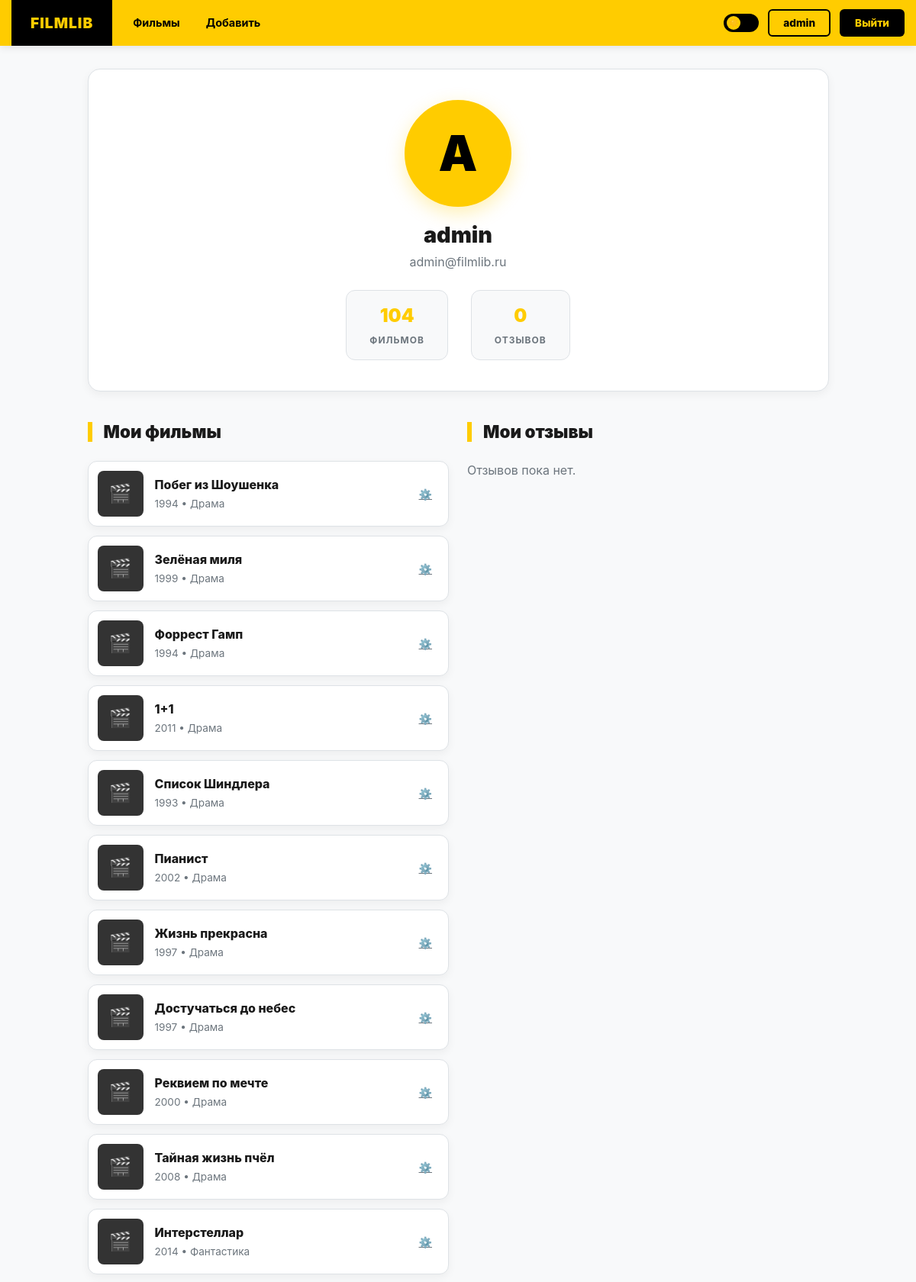
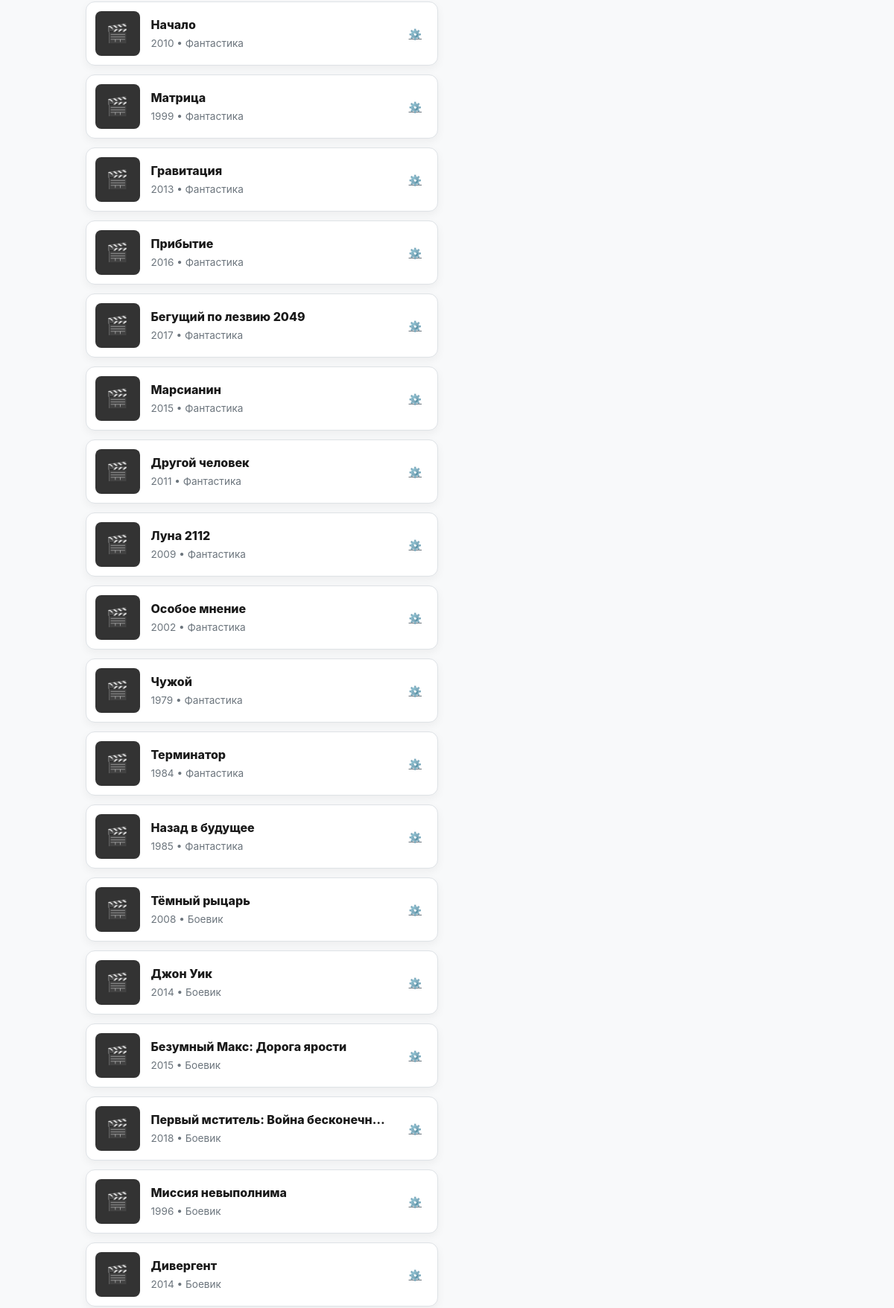
Screenshot of /profile (signed in, upper part) with the database file from the repository (2 pictures, top to bottom).
### models/user.py (models this page shows, shortened)
class User(UserMixin, db.Model):
    __tablename__ = 'users'
    id = db.Column(db.Integer, primary_key=True)
    username = db.Column(db.String(64), unique=True, nullable=False, index=True)
    email = db.Column(db.String(120), unique=True, nullable=False, index=True)
    password_hash = db.Column(db.String(256), nullable=False, default='')
    is_admin = db.Column(db.Boolean, default=False)
    avatar = db.Column(db.String(256), nullable=True)
    created_at = db.Column(db.DateTime, default=datetime.utcnow)
    films = db.relationship('Film', backref='author', lazy='dynamic',
                            cascade='all, delete-orphan')
    reviews = db.relationship('Review', backref='author', lazy='dynamic',
                              cascade='all, delete-orphan')

### models/film.py (models this page shows, shortened)
class Film(db.Model):
    __tablename__ = 'films'
    id = db.Column(db.Integer, primary_key=True)
    title = db.Column(db.String(200), nullable=False, index=True)
    year = db.Column(db.Integer, nullable=False)
    director = db.Column(db.String(150), default='')
    description = db.Column(db.Text, default='')
    poster = db.Column(db.String(256), default='default_poster.jpg')
    genre_id = db.Column(db.Integer, db.ForeignKey('genres.id'), nullable=True)
    user_id = db.Column(db.Integer, db.ForeignKey('users.id'), nullable=False)
    created_at = db.Column(db.DateTime, default=datetime.utcnow)
    reviews = db.relationship('Review', backref='film', lazy='dynamic',
                              cascade='all, delete-orphan')

class Genre(db.Model):
    __tablename__ = 'genres'
    id = db.Column(db.Integer, primary_key=True)
    name = db.Column(db.String(64), unique=True, nullable=False)
    films = db.relationship('Film', backref='genre', lazy='dynamic')

### app.py (the view)
@app.route('/profile')
@login_required
def profile():
    films = Film.query.filter_by(user_id=current_user.id).order_by(Film.created_at.desc()).all()
    reviews = Review.query.filter_by(user_id=current_user.id).order_by(Review.created_at.desc()).all()
    return render_template('profile.html', films=films, reviews=reviews)

### app.py (called while the page is built)
@login_manager.user_loader
def load_user(user_id):
    return User.query.get(int(user_id))

### templates/profile.html (shortened to what this page needs)
{% extends "base.html" %}
{% block content %}
<div class="row justify-content-center">
    <div class="col-lg-10">
        <div class="profile-header">
            <form action="{{ url_for('upload_avatar') }}" method="post" enctype="multipart/form-data" id="avatarForm">
                <div class="avatar-wrapper" onclick="document.getElementById('avatarInput').click();">
                    <div class="avatar-circle">
                        {% if current_user.avatar %}
                            <img src="{{ url_for('static', filename='uploads/' + current_user.avatar) }}" alt="Avatar">
                        {% else %}
                            {{ current_user.username[0].upper() }}
                        {% endif %}
                    </div>
                </div>
            </form>
            <h1 class="user-name">{{ current_user.username }}</h1>
            <p class="user-email">{{ current_user.email }}</p>
            <div class="stats-container">
                <div class="stat-card">
                    <span class="stat-val">{{ films|length }}</span>
                    <span class="stat-label">Фильмов</span>
                </div>
                <div class="stat-card">
                    <span class="stat-val">{{ reviews|length }}</span>
                    <span class="stat-label">Отзывов</span>
                </div>
            </div>
        </div>
        <div class="row">
            <div class="col-md-6">
                <h2 class="section-title">Мои фильмы</h2>
                {% if films %}
                    {% for film in films %}
                    <div class="mini-card">
                        {% if film.poster and film.poster != 'default_poster.jpg' %}
                            <img src="{{ url_for('static', filename='uploads/' + film.poster) }}" class="mini-img">
                        {% else %}
                            <div class="mini-img d-flex align-items-center justify-content-center" style="font-size: 1.5rem;">🎬</div>
                        {% endif %}
                        <div class="mini-info">
                            <a href="{{ url_for('film_detail', film_id=film.id) }}" class="mini-title text-truncate">{{ film.title }}</a>
                            <span class="mini-meta">{{ film.year }} • {{ film.genre.name if film.genre else 'Кино' }}</span>
                        </div>
                        <a href="{{ url_for('edit_film', film_id=film.id) }}" class="btn btn-sm btn-link text-muted">⚙️</a>
                    </div>
                    {% endfor %}
                {% else %}
                    <p class="text-muted">Вы ещё не добавили фильмов. <a href="{{ url_for('add_film') }}">Добавить сейчас?</a></p>
                {% endif %}
            </div>
            <div class="col-md-6">
                <h2 class="section-title">Мои отзывы</h2>
                {% if reviews %}
                    {% for review in reviews %}
                    <div class="review-item">
                        <div class="d-flex justify-content-between align-items-center">
                            <a href="{{ url_for('film_detail', film_id=review.film_id) }}" class="mini-title">{{ review.film.title }}</a>
                            <span class="score-badge">★ {{ review.rating }}</span>
                        </div>
                        <p class="review-text">{{ review.text }}</p>
                        <div class="review-date">{{ review.created_at.strftime('%d.%m.%Y') }}</div>
                    </div>
                    {% endfor %}
                {% else %}
                    <p class="text-muted">Отзывов пока нет.</p>
                {% endif %}
            </div>
        </div>
    </div>
</div>
{% endblock %}

### templates/base.html (shortened to what this page needs)
<!DOCTYPE html>
<html lang="ru">
<head>
    <link rel="stylesheet" href="{{ url_for('static', filename='css/bootstrap.min.css') }}">
</head>
<body>
<nav class="navbar-custom">
    <div class="navbar-container">
        <a href="{{ url_for('index') }}" class="brand-logo">FilmLib</a>
        <div class="nav-menu">
            <a href="{{ url_for('index') }}">Фильмы</a>
            {% if current_user.is_authenticated %}
            <a href="{{ url_for('add_film') }}">Добавить</a>
            {% endif %}
        </div>
        <div class="nav-auth">
            <div class="theme-switch" id="themeToggle">
                <div class="theme-switch-dot"></div>
            </div>
            {% if current_user.is_authenticated %}
                <a href="{{ url_for('profile') }}" class="btn-outline-black">{{ current_user.username }}</a>
                <a href="{{ url_for('logout') }}" class="btn-black">Выйти</a>
            {% else %}
                <a href="{{ url_for('login') }}" class="btn-outline-black">Войти</a>
                <a href="{{ url_for('register') }}" class="btn-black">Регистрация</a>
            {% endif %}
        </div>
    </div>
</nav>
<main class="main-content">
    <div class="container-custom">
        {% block content %}{% endblock %}
    </div>
</main>
</body>
</html>

### templates/base.html (style rules this page uses)
:root { --bg-body: #f8f9fa; --bg-card: #ffffff; --bg-nav: #ffcc00; --text-main: #1a1a1a; --text-muted: #6c757d; --border-color: #dee2e6; --accent-color: #ffcc00; --nav-btn-text: #000000; --shadow: 0 4px 12px rgba(0,0,0,0.05); --link-color: #0d6efd; --input-bg: #ffffff; --input-text: #1a1a1a; }
body { background: var(--bg-body); color: var(--text-main); font-family: 'Inter', -apple-system, system-ui, sans-serif; transition: background 0.3s, color 0.3s; margin: 0; min-height: 100vh; display: flex; flex-direction: column; }
a { color: var(--link-color); text-decoration: none; transition: 0.2s; }
.navbar-custom { background: var(--bg-nav); padding: 0; box-shadow: 0 2px 10px rgba(0,0,0,0.1); position: sticky; top: 0; z-index: 1000; }
.navbar-container { max-width: 1200px; margin: 0 auto; display: flex; align-items: center; height: 60px; padding: 0 15px; }
.brand-logo { background: #000; color: #ffcc00 !important; font-weight: 900; font-size: 1.2rem; letter-spacing: 1px; height: 100%; display: flex; align-items: center; padding: 0 25px; text-transform: uppercase; }
.nav-menu { display: flex; gap: 10px; margin-left: 15px; }
.nav-menu a { color: #000; font-weight: 700; font-size: 0.9rem; padding: 8px 12px; border-radius: 6px; }
.nav-auth { margin-left: auto; display: flex; align-items: center; gap: 12px; }
h1, h2, h3, h4, h5, h6, p, span, div, label, input, textarea, select { color: var(--text-main); }
.text-muted { color: var(--text-muted) !important; }
.theme-switch { width: 46px; height: 24px; background: #000; border-radius: 20px; position: relative; cursor: pointer; transition: 0.3s; display: flex; align-items: center; padding: 0 4px; }
.theme-switch-dot { width: 18px; height: 18px; background: #ffcc00; border-radius: 50%; position: absolute; left: 4px; transition: 0.3s cubic-bezier(0.68, -0.55, 0.265, 1.55); display: flex; align-items: center; justify-content: center; font-size: 10px; }
.theme-switch-dot::after { content: '☀️'; }
.btn-black { background: #000; color: #ffcc00 !important; font-weight: 800; border: none; padding: 8px 20px; border-radius: 6px; font-size: 0.85rem; }
.btn-outline-black { background: transparent; color: #000 !important; border: 2px solid #000; font-weight: 800; padding: 6px 18px; border-radius: 6px; font-size: 0.85rem; }
.main-content { flex: 1; padding: 30px 0; }
.container-custom { max-width: 1200px; margin: 0 auto; padding: 0 15px; }
.section-title { font-weight: 900; font-size: 1.4rem; margin-bottom: 25px; padding-left: 15px; border-left: 6px solid #ffcc00; color: var(--text-main); }

### templates/profile.html (style rules this page uses)
.profile-header { background: var(--bg-card); border: 1px solid var(--border-color); border-radius: 16px; padding: 40px; text-align: center; box-shadow: var(--shadow); margin-bottom: 40px; }
.avatar-wrapper { position: relative; width: 140px; height: 140px; margin: 0 auto 20px; cursor: pointer; }
.avatar-circle { width: 140px; height: 140px; background: #ffcc00; border-radius: 50%; display: flex; align-items: center; justify-content: center; font-weight: 900; font-size: 4rem; color: #000; overflow: hidden; border: 5px solid #ffcc00; transition: 0.3s ease; box-shadow: 0 8px 25px rgba(255, 204, 0, 0.3); }
.user-name { font-weight: 900; font-size: 1.8rem; margin-bottom: 5px; color: var(--text-main) !important; }
.user-email { color: var(--text-muted) !important; font-size: 1rem; margin-bottom: 25px; }
.stats-container { display: flex; justify-content: center; gap: 30px; }
.stat-card { background: var(--bg-body); padding: 15px 30px; border-radius: 12px; border: 1px solid var(--border-color); }
.stat-val { font-weight: 900; font-size: 1.5rem; color: #ffcc00; display: block; }
.stat-label { font-size: 0.75rem; text-transform: uppercase; color: var(--text-muted) !important; font-weight: 700; letter-spacing: 1px; }
.mini-card { background: var(--bg-card); border: 1px solid var(--border-color); border-radius: 12px; padding: 12px; display: flex; align-items: center; gap: 15px; margin-bottom: 12px; transition: 0.2s; box-shadow: var(--shadow); }
.mini-img { width: 60px; height: 60px; border-radius: 8px; object-fit: cover; background: #333; }
.mini-info { flex: 1; min-width: 0; }
.mini-title { font-weight: 800; font-size: 1rem; color: var(--text-main) !important; text-decoration: none; display: block; }
.mini-meta { color: var(--text-muted) !important; font-size: 0.85rem; }

### rows the page displays
User: username "admin", username "A", email "admin@filmlib.ru"
Film: title "Побег из Шоушенка", year "1994", genre "Драма"
Film: title "Зелёная миля", year "1999", genre "Драма"
Film: title "Форрест Гамп", year "1994", genre "Драма"
Film: title "1+1", year "2011", genre "Драма"
Film: title "Список Шиндлера", year "1993", genre "Драма"
Film: title "Пианист", year "2002", genre "Драма"
Film: title "Жизнь прекрасна", year "1997", genre "Драма"
Film: title "Достучаться до небес", year "1997", genre "Драма"
Film: title "Реквием по мечте", year "2000", genre "Драма"
Film: title "Тайная жизнь пчёл", year "2008", genre "Драма"
Film: title "Интерстеллар", year "2014", genre "Фантастика"
Film: title "Начало", year "2010", genre "Фантастика"
Film: title "Матрица", year "1999", genre "Фантастика"
Film: title "Гравитация", year "2013", genre "Фантастика"
Film: title "Прибытие", year "2016", genre "Фантастика"
Film: title "Бегущий по лезвию 2049", year "2017", genre "Фантастика"
Film: title "Марсианин", year "2015", genre "Фантастика"
Film: title "Другой человек", year "2011", genre "Фантастика"
Film: title "Луна 2112", year "2009", genre "Фантастика"
Film: title "Особое мнение", year "2002", genre "Фантастика"
Film: title "Чужой", year "1979", genre "Фантастика"
Film: title "Терминатор", year "1984", genre "Фантастика"
Film: title "Назад в будущее", year "1985", genre "Фантастика"
Film: title "Тёмный рыцарь", year "2008", genre "Боевик"
Film: title "Джон Уик", year "2014", genre "Боевик"
Film: title "Безумный Макс: Дорога ярости", year "2015", genre "Боевик"
Film: title "Первый мститель: Война бесконечн…", year "2018", genre "Боевик"
Film: title "Миссия невыполнима", year "1996", genre "Боевик"
Film: title "Дивергент", year "2014", genre "Боевик"

### other values shown
{{ films|length }} "104"
{{ reviews|length }} "0"
